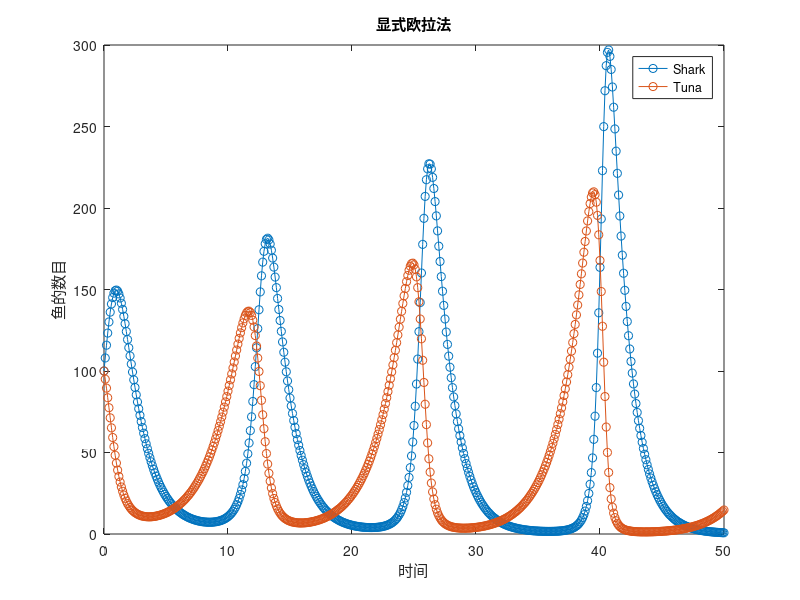

This chart was generated by the following MATLAB code:
% 定义参数
A1 = 0.015; A2 = 0.7; A3 = 0.5; A4 = 0.01;
tspan = [0, 50];
h = 0.1;%步长

% 初始化变量
n = length(tspan(1):h:tspan(2));%迭代步数
S = zeros(n, 1);
T = zeros(n, 1);
%S,T用n行1列的全0初始化向量来接住
S(1) = 100;
T(1) = 100;

% 迭代计算并存储结果，用欧拉式迭代
for i = 1:(n-1)
    S(i+1) = S(i) + h*(A1*S(i)*T(i) - A2*S(i));
    T(i+1) = T(i) + h*(A3*T(i) - A4*S(i)*T(i));
end

% 绘制每一步长上的具体值
t = tspan(1):h:tspan(2);
plot(t, S,'-o',t,T,'-o');
legend('Shark', 'Tuna');
xlabel('时间');
ylabel('鱼的数目');
title('显式欧拉法');
